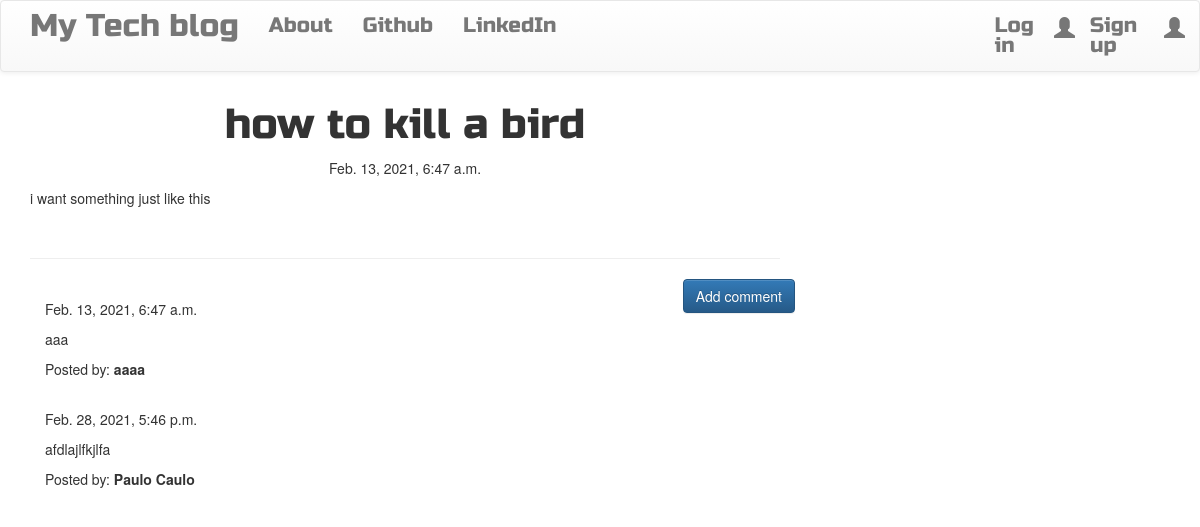
Screenshot of /post/3 with the database file from the repository.
### blog_app/models.py (models this page shows, shortened)
class Post(models.Model):
    author = models.ForeignKey('auth.User',on_delete=models.CASCADE)
    title = models.CharField(max_length=200)
    text = models.TextField()
    created_date = models.DateTimeField(default=timezone.now)
    published_date = models.DateTimeField(blank=True, null=True)

class Comment(models.Model):
    post = models.ForeignKey('blog_app.Post', related_name='comments',on_delete=models.CASCADE)
    author = models.CharField(max_length=200)
    text = models.TextField()
    created_date = models.DateTimeField(default=timezone.now)
    approved_comment = models.BooleanField(default=False)

### blog_app/views.py (the view)
# urls.py: url(r'^post/(?P<pk>\d+)$', views.PostDetailView.as_view(), name='post_detail'),
class PostDetailView(DetailView):
    model = Post

### blog_app/templates/blog_app/post_detail.html (shortened to what this page needs)
{% extends 'blog_app/base.html' %}
{% block content %}
        <h1 class='posttitle loader'>{{ post.title }}</h1>
        {% if post.published_date %}
            <div class="date postdate">
                {{ post.published_date }}
            </div>
        {% else %}
            <a class="btn btn-default" href="{% url 'post_publish' pk=post.pk %}">Publish</a>
        {% endif %}
      <p class='postcontent' >{{ post.text|safe|linebreaksbr }}</p>
  <hr>
  <a class="btn btn-primary btn-comment" href="{% url 'add_comment_to_post' pk=post.pk %}">Add comment</a>
  <div class="container">
  {% for comment in post.comments.all %}
  <br>
      {% if user.is_authenticated or comment.approved_comment %}
              {{ comment.created_date }}
          <p>{{ comment.text|safe|linebreaks }}</p>
          <p>Posted by: <strong>{{ comment.author }}</strong></p>
      {% endif %}
  {% empty %}
      <p>No comments posted.</p>
  {% endfor %}
</div>
{% endblock %}

### blog_app/static/css/blog.css (style rules this page uses)
.postdate { text-align: center; }
.posttitle { font-family: 'Russo One', sans-serif; font-size: 3em; text-align: center; }
.postcontent { font-family: 'Montserrat'; font-size: 1.5em; }
.btn-comment { position: absolute; right: 0px; }
.loader { filter:hue-rotate(0deg); color: linear-gradient(45deg,#0f8,#08f); animation:hue 5000ms infinite linear; }

### rows the page displays
Post: title "how to kill a bird", published_date "Feb. 13, 2021, 6:47 a.m.", text "i want something just like this"
Comment: created_date "Feb. 13, 2021, 6:47 a.m.", text "aaa", author "aaaa"
Comment: created_date "Feb. 28, 2021, 5:46 p.m.", text "afdlajlfkjlfa", author "Paulo Caulo"
